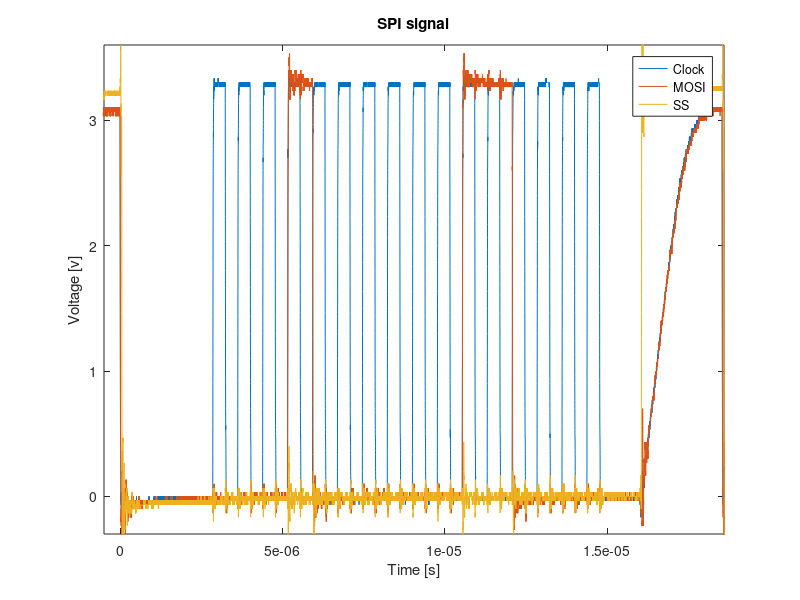

The MATLAB script that drew this image:
load C1spi00000.dat;
load C3spi00000.dat;
load C4spi00000.dat;

C1_t = C1spi00000(:,1);
C1_v = C1spi00000(:,2);

C3_t = C3spi00000(:,1);
C3_v = C3spi00000(:,2);

C4_t = C4spi00000(:,1);
C4_v = C4spi00000(:,2);

fig_x = 400*2; fig_y = 225*2;
figure('Position',[100,100,fig_x,fig_y])

plot(C1_t,C1_v,C3_t,C3_v,C4_t,C4_v)
title('SPI signal')
xlabel('Time [s]') % x-axis label
ylabel('Voltage [v]') % y-axis label
axis([-5*1e-7 1.86*1e-5 -0.3 3.6])
legend('Clock','MOSI','SS')